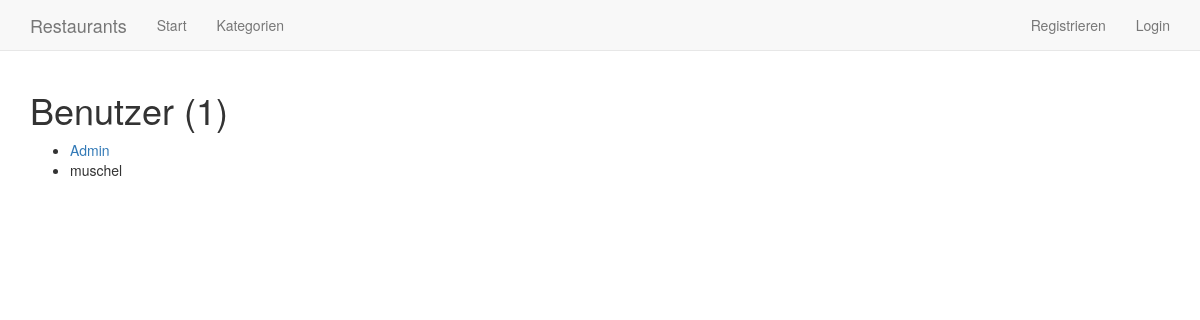
Before: / with the older database file.
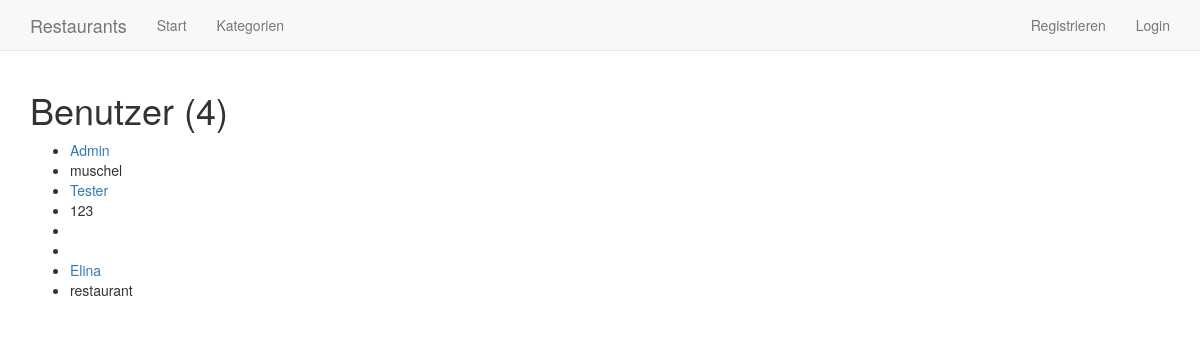
After: the same page with the newer database file.
### tables this page shows
CREATE TABLE user (
	id INTEGER PRIMARY KEY,
	name TEXT,
	email TEXT,
	password TEXT
);

### application.py (the view)
@app.route('/')
def index():
	users = query_db('SELECT * FROM user')
	return render_template('index.html', users=users, length=len(users))

### application.py (called while the page is built)
def get_db():
	db = getattr(g, '_database', None)
	if db is None:
		db = g._database = sqlite3.connect(DATABASE)
	db.row_factory = sqlite3.Row
	return db

@app.teardown_appcontext
def close_connection(exception):
	db = getattr(g, '_database', None)
	if db is not None:
		db.close()

def query_db(query, args=(), one=False):
	cur = get_db().execute(query, args)
	rv = cur.fetchall()
	cur.close()
	return (rv[0] if rv else None) if one else rv

### templates/index.html
{% extends "layout.html" %}
{% block navigation %}{{ super( ) }}{% endblock %}
{% block content %}
	<h1>Benutzer ({{ length }})</h1>
	<ul>
	{% for user_profile in users %}
		<li><a href="{{ url_for('.user', user_id=user_profile['id']) }}">{{ user_profile['name'] }}</a></li>
		<li>{{user_profile['password']}}</li>
	{% endfor %}
	</ul>
{% endblock %}

### templates/layout.html (shortened to what this page needs)
<!doctype html>
<html>
	<head>
		<link rel="stylesheet" href="{{ url_for('static', filename='bootstrap.min.css') }}">
	</head>
	<body style="padding-top: 70px;">
		{% block navigation %}
		<nav class="navbar navbar-default navbar-fixed-top">
			<div class="container">
				<div class="navbar-header">
					<a class="navbar-brand" href="{{ url_for('.restaurants') }}">Restaurants</a>
				</div>
				<div id="navbar" class="navbar-collapse collapse">
					<ul class="nav navbar-nav">
						<li><a href="{{ url_for('.restaurants') }}">Start</a></li>
						<li><a href="{{ url_for('.categories') }}">Kategorien</a></li>
					</ul>
					<ul class="nav navbar-nav navbar-right">
						<li><a href="{{ url_for('.register_form') }}">Registrieren</a></li>
						<li><a href="{{ url_for('.login_form') }}">Login</a></li>
					</ul>
				</div>
			</div>
		</nav>
		{% endblock %}
		<div class="container">
			{% block content %}{% endblock %}
		</div>
	</body>
</html>

Changed rows visible on the page:
added user: name "Tester", password "123"
added user: name "Elina", password "restaurant"
Other visible differences:
{{ length }}: "1" → "4"
